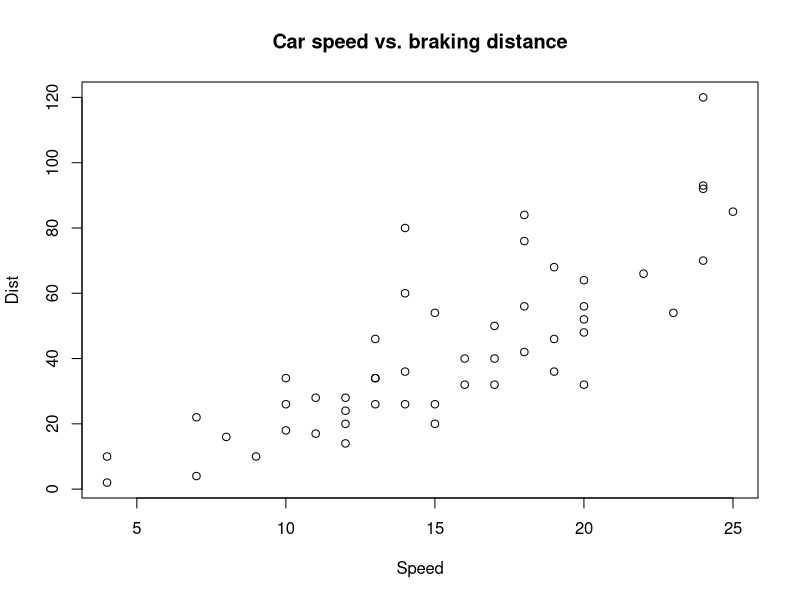
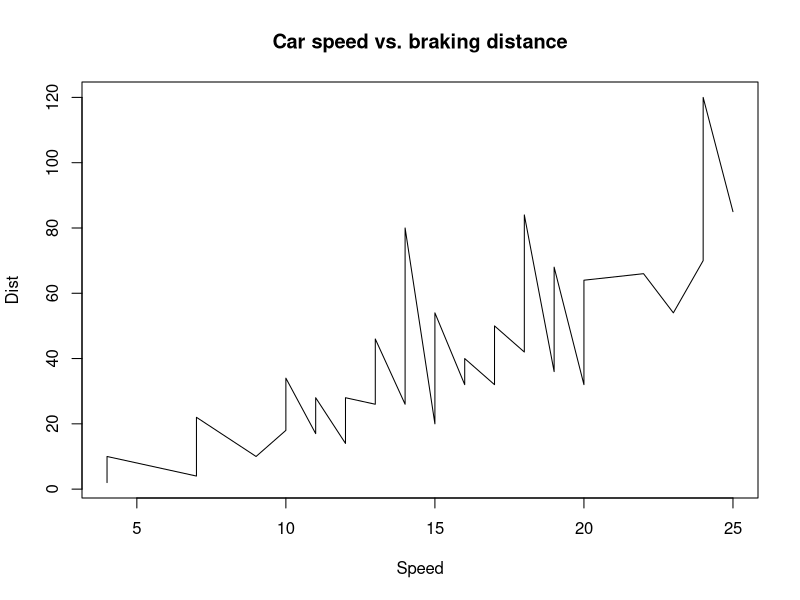
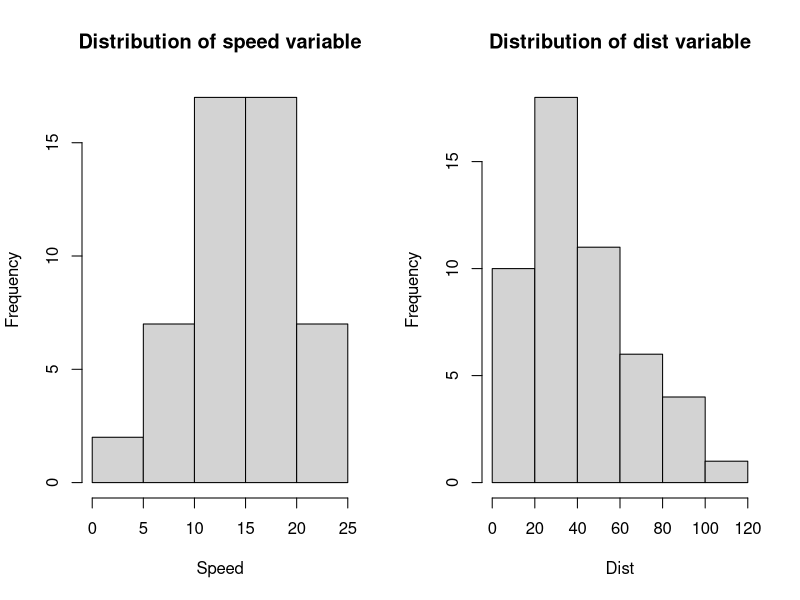
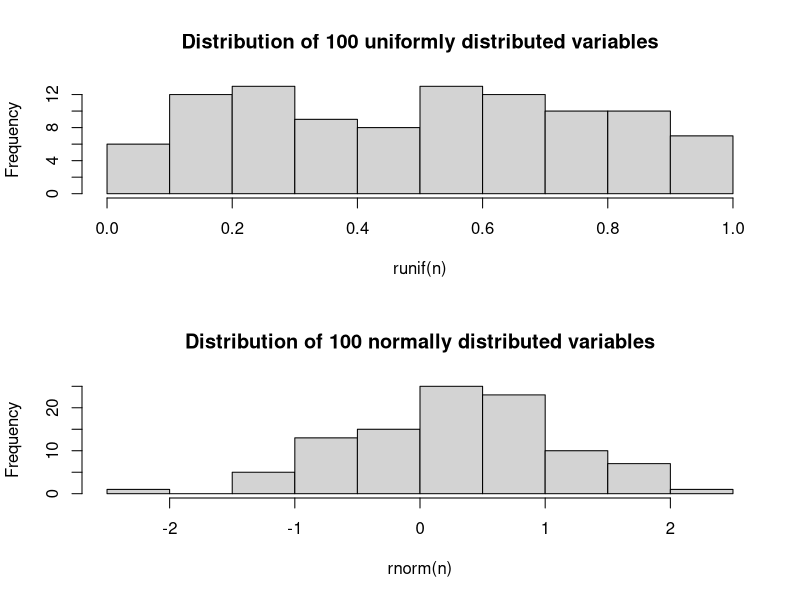
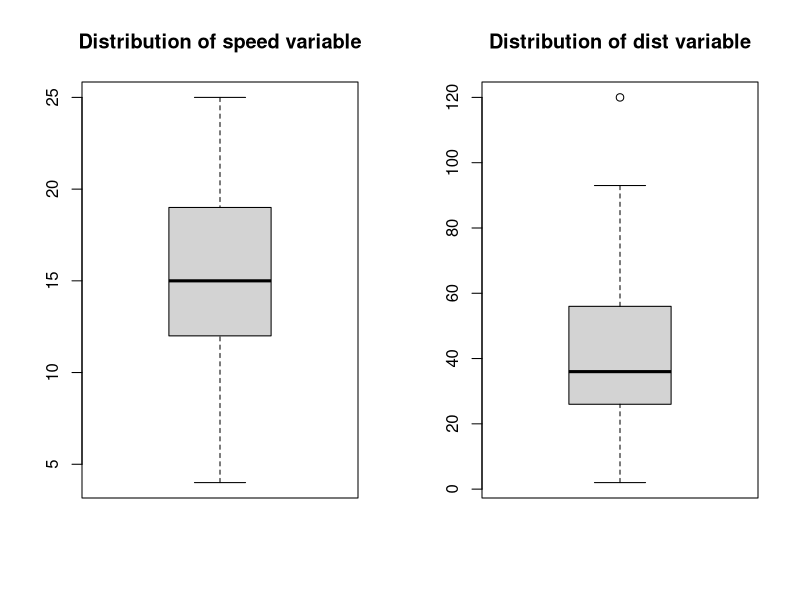
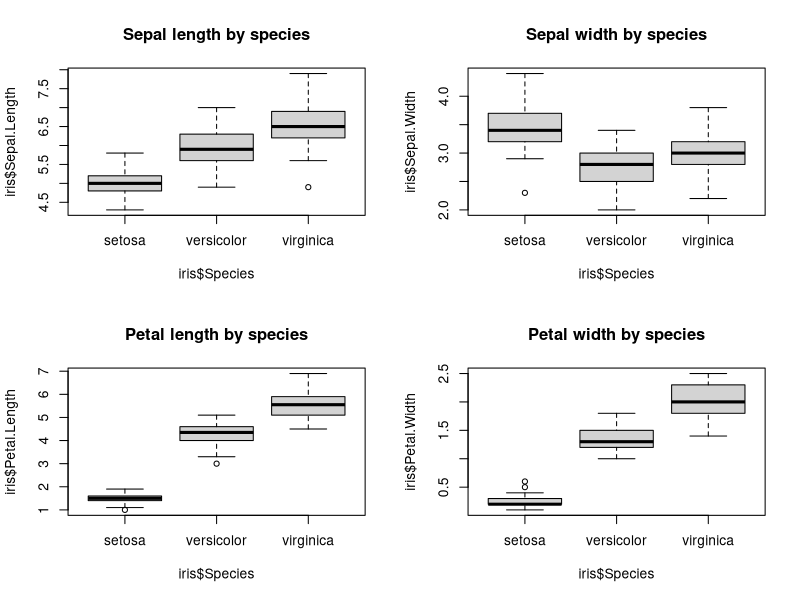
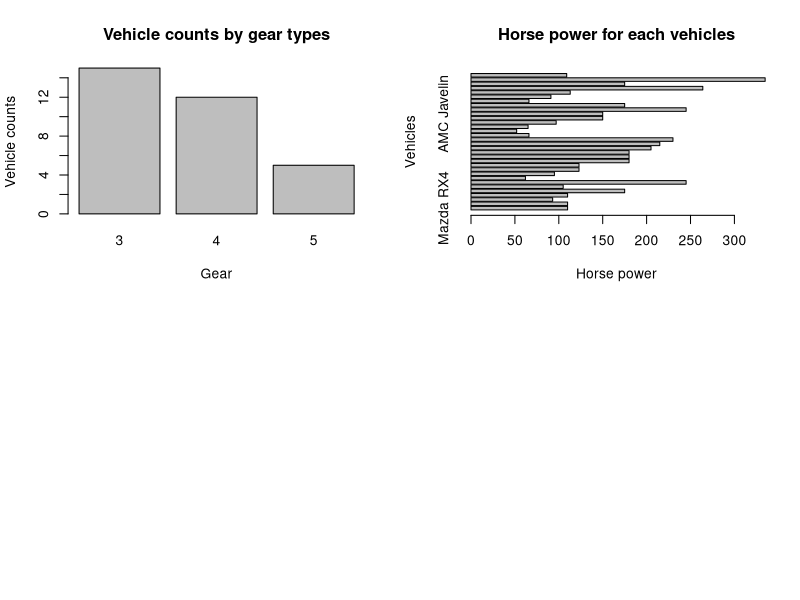

Generate these figures, in order, with R:
## ---- chunk 1
knitr::opts_chunk$set(echo = TRUE, results = 'hide', warning = FALSE)
## ---- chunk 2
cars
iris
mtcars

?cars #help(cars)
?iris #help(iris)
?mtcars #help(mtcars)
## ---- chunk 3
head(cars)
tail(cars)
dim(cars)
nrow(cars)
ncol(cars)
summary(cars)
str(cars)
## ---- chunk 4
plot(cars$speed, cars$dist, main = "Car speed vs. braking distance", xlab = "Speed", ylab = "Dist")
## ---- chunk 5
plot(cars$speed, cars$dist, type = "l", main = "Car speed vs. braking distance", xlab = "Speed", ylab = "Dist")
## ---- chunk 6
par(mfrow = c(1, 2)) # 建立一個 1x2 的網格畫布
hist(cars$speed, main = "Distribution of speed variable", xlab = "Speed")
hist(cars$dist, main = "Distribution of dist variable", xlab = "Dist")
## ---- chunk 7
n = 100
par(mfrow = c(2, 1)) # 建立一個 1x2 的網格畫布
hist(runif(n), main = paste("Distribution of", n, "uniformly distributed variables")) # 試著增加隨機數的個數 n
hist(rnorm(n), main = paste("Distribution of", n, "normally distributed variables")) # 試著增加隨機數的個數 n
## ---- chunk 8
par(mfrow = c(1, 2))
boxplot(cars$speed, main = "Distribution of speed variable")
boxplot(cars$dist, main = "Distribution of dist variable")
## ---- chunk 9
str(iris)
par(mfrow = c(2, 2))
boxplot(iris$Sepal.Length ~ iris$Species, main = "Sepal length by species")
boxplot(iris$Sepal.Width ~ iris$Species, main = "Sepal width by species")
boxplot(iris$Petal.Length ~ iris$Species, main = "Petal length by species")
boxplot(iris$Petal.Width ~ iris$Species, main = "Petal width by species")
## ---- chunk 10
str(mtcars)
table(factor(mtcars$gear))
barplot(table(factor(mtcars$gear)), main = "Vehicle counts by gear types", xlab = "Gear", ylab = "Vehicle counts")
## ---- chunk 11
vehicle_names <- row.names(mtcars)
barplot(mtcars$hp, names = vehicle_names, main = "Horse power for each vehicles", xlab = "Horse power", ylab = "Vehicles", horiz = TRUE)
